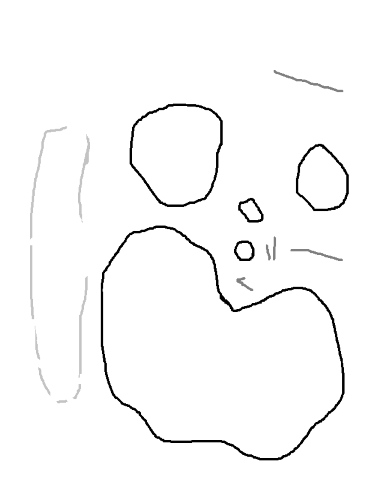
#> input picture data/test3.png, 389 x 486 px
$ jupyter execute icra_workshop.ipynb
#> lines starting #> are read from the running program, lines starting #| are printed output that depends on the picture; after the words box and inside, x2 and y2 are one past the last pixel; in counts of white or black regions, pixels touching at a corner belong together
#> further down, image is the input picture: shape (486, 389, 3); min 0, max 255, mean 249.6
### regionDetection.py
'''
Do not Change these imports!
'''
import sys
import cv2
import grpc
import json
import logging
from concurrent import futures
sys.path.append("/usr/app/src/grpc_compiled") # Used when in docker
sys.path.append("./grpc_compiled")
from grpc_compiled import CameraSrv_pb2
from grpc_compiled import CameraSrv_pb2_grpc

# Space for Additional Imports


# End of import space

# Declare variables
MIN_EDGES = 5
PRECISION = 0.01
THRESHOLD = 120

PORT = 50099
ALIAS = "Paul McHard"

# End of Variables

class RegionDetectionService(CameraSrv_pb2_grpc.CameraSrvServicer):
   """
   Provides methods which implement the functionality of the Region detection server.
   """
   ### CORE ALGORITHM ###
   def find_regions(self, img : cv2.Mat, min_edges : int, precision : float, binaryThreshold : int) -> tuple[list, list]:

      """
      Finds closed contours in a black and white image.

      Args:
          image: A grayscale image.
          min_edges: Minimum number of edges to be found in a region to count it as not being noise
          precision: Fine tuning for how closely we trim the edges of a region

      Returns:
          A list of regions, where each region is a list of (x, y) coordinates corresponding to the vertices of that region.
      """
#> called with min_edges = 3, precision = 0.02, binaryThreshold = 120
      # Convert the image to grayscale in case it's not already.
      gray = cv2.cvtColor(img, cv2.COLOR_BGR2GRAY)
      # Apply thresholding to convert the grayscale image to a binary image.
      thresh = cv2.threshold(gray, binaryThreshold, 255, cv2.THRESH_BINARY_INV)[1]
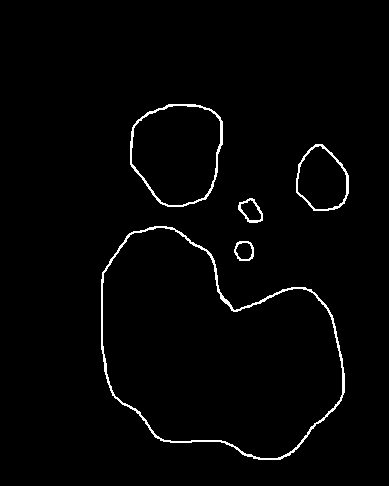
#> thresh: shape (486, 389); 1.8% white in thin lines or dots, all inside (x1, y1, x2, y2) = (101, 104, 349, 460)
      # Find contours in the thresholded image.
      contours, _ = cv2.findContours(thresh, cv2.RETR_EXTERNAL, cv2.CHAIN_APPROX_SIMPLE)
#> contours = 5 contours; box (x1, y1, x2, y2) and area: (101, 226, 345, 460) 39121, (130, 104, 223, 207) 7570, (296, 144, 349, 211) 2598, (238, 198, 263, 223) 390, (234, 241, 254, 261) 306

      # Filter for closed contours
      vertex_set = []
      closed_polylines = []
      for contour in contours:
         contour_points = []
         # Approximate the contour with polygons
         perimeter = cv2.arcLength(contour, True)
         approx_polyline = cv2.approxPolyDP(contour, precision * perimeter, True)
         # If an obtained contour has fewer than the min edge count, we can discard as noise.
         if len(approx_polyline) < min_edges:
            continue

         closed_polylines.append(approx_polyline)
         #approxPolyDP returns a different vector structure, to we need to reformat slightly for our function.
         for point in approx_polyline:
            contour_points.append(point[0])
         # Add the vertices of the contour to the list of closed regions
         vertex_set.append(contour_points)
#> this loop made 5 passes
#> perimeter on passes 1 to 5: 67.21, 851.2, 81.36, 195.6, 332.4
#> after the loop, closed_polylines = 5 contours; box (x1, y1, x2, y2) and area: (101, 233, 345, 456) 37568, (130, 104, 223, 207) 7199, (296, 144, 349, 211) 2511, (238, 198, 263, 223) 409, (234, 241, 254, 261) 299; vertex_set = 5 items

      # Return the list of closed regions
      return closed_polylines, vertex_set

   ### ADD YOUR CUSTOM FUNCTION HERE

   # [61 lines left out: functions format_json, TryTriggerCamera, serve, get_module_logger, not called in this run]

# [3 lines that do not run on import are left out]

### icra_workshop.ipynb
### > ICRA 2024 Tutorial - Connected Robotics Platform for ROS Deployment in Real-world Network Settings
#### > How to build a build a containerised portable region detector for industrial robots
__> Led by Paul McHard of HAL Robotics.__

This jupyter notebook is part of the *"Hands On Experience"* of the tutorial, and is intended to provide an enivornment to test and verify the changes you make to the region detection service before submission.

[cell 1]
# imports
import cv2
import numpy as np
from regionDetection import RegionDetectionService

[cell 2]
# Fine tune Parameters - Remember to copy final values into regionDetection.py at line 21 before submitting!
minimum_edges = 3
precision = 0.02
black_threshold = 120

data_dir = 'data/'
img_file = 'test3.png'
image = cv2.imread(data_dir + img_file)
rd = RegionDetectionService()
polylines, vertices = rd.find_regions(img=image.copy(), min_edges=minimum_edges, precision=precision, binaryThreshold=black_threshold)
#> polylines has the same summary as closed_polylines in find_regions; vertices = 5 items

# Draw the contours on the original image
for curve in polylines:
    cv2.drawContours(image, [curve], 0, (0, 0, 255), 2)
#> this loop made 5 passes
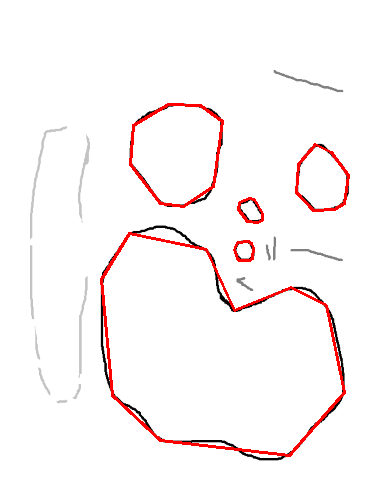
#> image: shape (486, 389, 3); 2.25% of pixels changed, all inside (x1, y1, x2, y2) = (100, 103, 350, 457)

# Show the image with the contours drawn
cv2.imshow('Image with Contours', image)
cv2.waitKey(0)
cv2.destroyAllWindows()

$ run again, with data/test1.png copied over data/test3.png
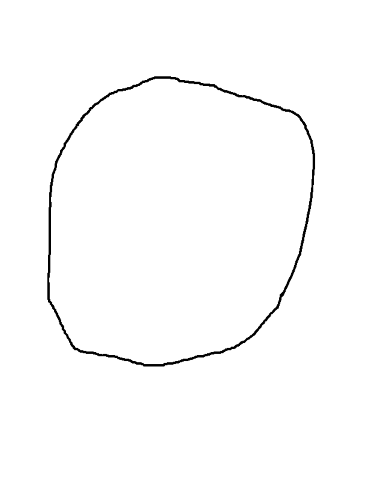
#> input picture data/test1.png, 387 x 484 px
#> image is the input picture: shape (484, 387, 3); min 0, max 255, mean 252
#> in find_regions, `thresh = cv2.threshold(gray, binaryThreshold, 255, cv2.THRESH_BINARY_I..`:
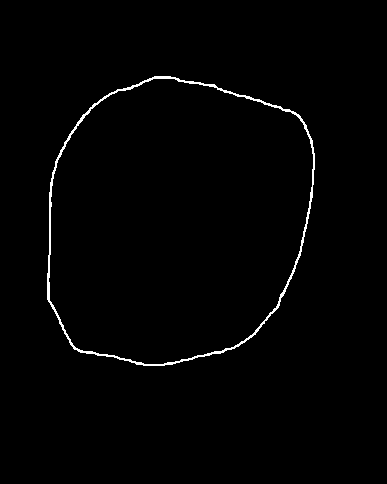
#> thresh: shape (484, 387); 1.1% white in thin lines or dots, all inside (x1, y1, x2, y2) = (47, 76, 315, 366)
#> contours = 1 contour; box (x1, y1, x2, y2) and area: (47, 76, 315, 366) 62634
#> the loop in find_regions, `for contour in contours:` made 1 pass
#> perimeter on pass 1: 962
#> after the loop in find_regions, `for contour in contours:`: closed_polylines = 1 item; vertex_set = [[[295, 112], [154, 76], [82, 115], [49, 192], [74, 349], [164, 365], [255, 334], [312, 197]]]
#> polylines = 1 item; vertices has the same summary as vertex_set in find_regions
#> the loop `for curve in polylines:` made 1 pass
#> after the loop `for curve in polylines:`:
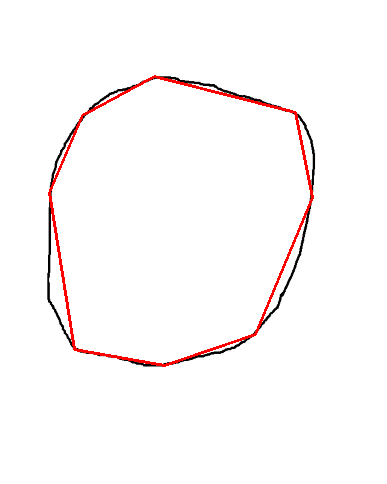
#> image: shape (484, 387, 3); 1.33% of pixels changed, all inside (x1, y1, x2, y2) = (48, 75, 314, 367)

$ run again, with data/test2.png copied over data/test3.png
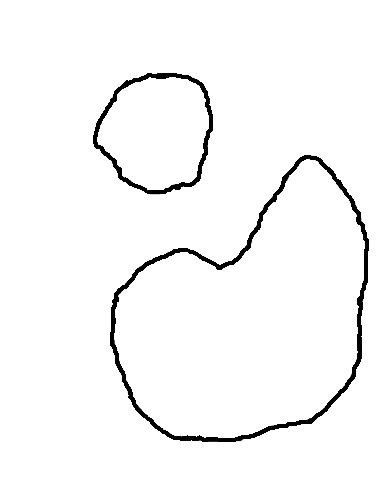
#> input picture data/test2.png, 389 x 486 px
#> image is the input picture: shape (486, 389, 3); min 0, max 255, mean 247.5
#> in find_regions, `thresh = cv2.threshold(gray, binaryThreshold, 255, cv2.THRESH_BINARY_I..`:
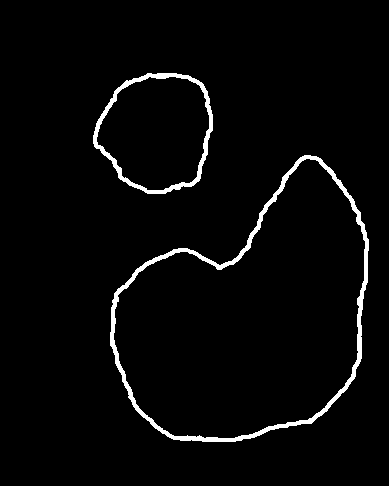
#> thresh: shape (486, 389); 2.9% white; 2 white regions
#> contours = 2 contours; box (x1, y1, x2, y2) and area: (110, 155, 369, 442) 49044, (93, 73, 213, 194) 11024
#> the loop in find_regions, `for contour in contours:` made 2 passes
#> perimeter on passes 1 to 2: 945.7, 412.4
#> after the loop in find_regions, `for contour in contours:`: closed_polylines = 2 contours; box (x1, y1, x2, y2) and area: (114, 158, 369, 437) 45538, (93, 73, 213, 194) 10546; vertex_set = [[[320, 158], [231, 261], [173, 249], [114, 293], [115, 363], [167, 436], [311, 423], [354, 378], [368, 239]], [[147, 73], [114, 91], [93, 143], [120, 179], [165, 193], [199, 180], [212, 114], [198, 80]]]
#> polylines has the same summary as closed_polylines in find_regions; vertices has the same summary as vertex_set in find_regions
#> the loop `for curve in polylines:` made 2 passes
#> after the loop `for curve in polylines:`:
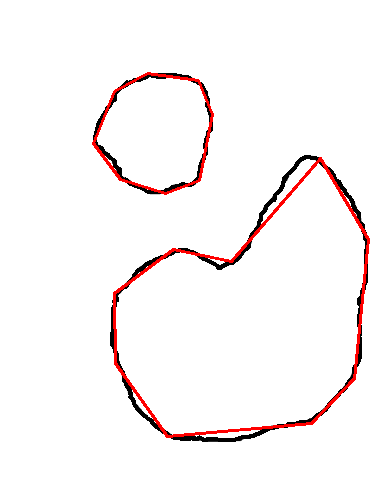
#> image: shape (486, 389, 3); 2% of pixels changed, all inside (x1, y1, x2, y2) = (92, 72, 370, 438)

$ run again, with data/test1_fill.png copied over data/test3.png
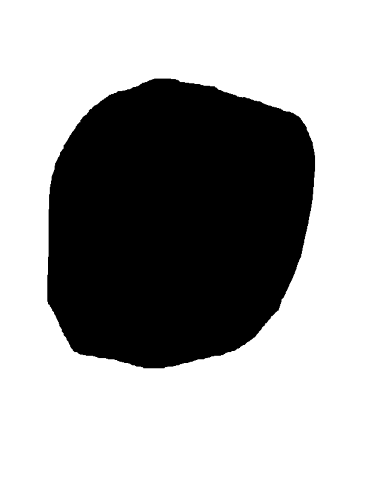
#> input picture data/test1_fill.png, 389 x 486 px
#> image is the input picture: shape (486, 389, 3); min 0, max 255, mean 170
#> in find_regions, `thresh = cv2.threshold(gray, binaryThreshold, 255, cv2.THRESH_BINARY_I..`:
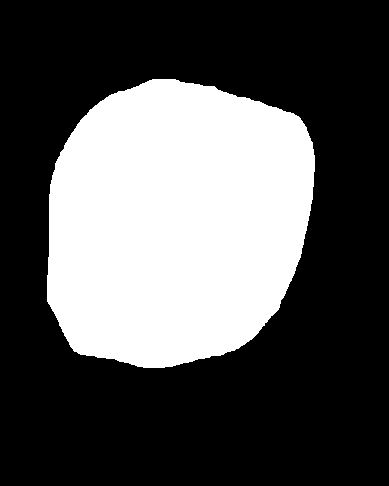
#> thresh: shape (486, 389); 33.3% white; 1 white region
#> contours = 1 contour; box (x1, y1, x2, y2) and area: (47, 79, 315, 368) 62574
#> the loop in find_regions, `for contour in contours:` made 1 pass
#> perimeter on pass 1: 960
#> after the loop in find_regions, `for contour in contours:`: closed_polylines = 1 item; vertex_set = [[[152, 79], [60, 152], [47, 301], [74, 351], [164, 367], [278, 309], [314, 155], [293, 113]]]
#> polylines = 1 item; vertices has the same summary as vertex_set in find_regions
#> the loop `for curve in polylines:` made 1 pass
#> after the loop `for curve in polylines:`:
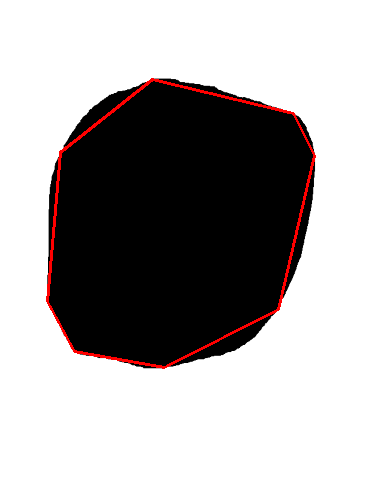
#> image: shape (486, 389, 3); 1.35% of pixels changed, all inside (x1, y1, x2, y2) = (46, 78, 316, 369)
